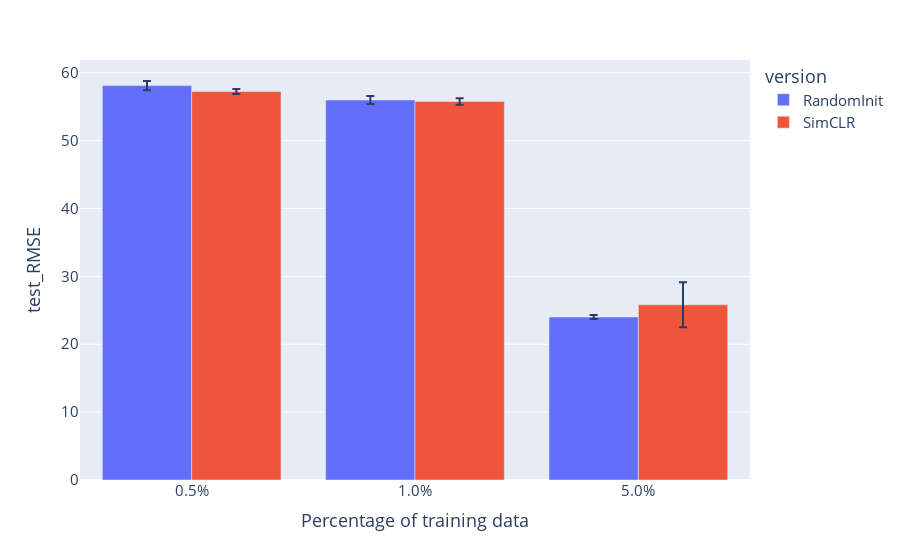

Write notebook code for a chart like this one.
### Code cell
bar_plots["test_RMSE"]

### Figure 1 — Plotly figure (JSON) as saved in the notebook; plotly's stock layout.template omitted (floating-point values rounded to 4 significant figures)
{"data": [{"alignmentgroup": "True", "error_y": {"array": [0.6813, 0.5868, 0.2916]}, "hovertemplate": "version=RandomInit<br>train_size=%{x}<br>mean=%{y}<extra></extra>", "legendgroup": "RandomInit", "marker": {"color": "#636efa", "pattern": {"shape": ""}}, "name": "RandomInit", "offsetgroup": "RandomInit", "orientation": "v", "showlegend": true, "textposition": "auto", "type": "bar", "x": ["0.5%", "1.0%", "5.0%"], "xaxis": "x", "y": [58.1, 55.98, 24.0], "yaxis": "y"}, {"alignmentgroup": "True", "error_y": {"array": [0.3591, 0.4718, 3.315]}, "hovertemplate": "version=SimCLR<br>train_size=%{x}<br>mean=%{y}<extra></extra>", "legendgroup": "SimCLR", "marker": {"color": "#EF553B", "pattern": {"shape": ""}}, "name": "SimCLR", "offsetgroup": "SimCLR", "orientation": "v", "showlegend": true, "textposition": "auto", "type": "bar", "x": ["0.5%", "1.0%", "5.0%"], "xaxis": "x", "y": [57.22, 55.76, 25.81], "yaxis": "y"}], "layout": {"barmode": "group", "font": {"size": 15}, "legend": {"title": {"text": "version"}, "tracegroupgap": 0}, "margin": {"t": 60}, "xaxis": {"anchor": "y", "domain": [0, 1], "title": {"text": "Percentage of training data"}}, "yaxis": {"anchor": "x", "domain": [0, 1], "title": {"text": "test_RMSE"}}}}
